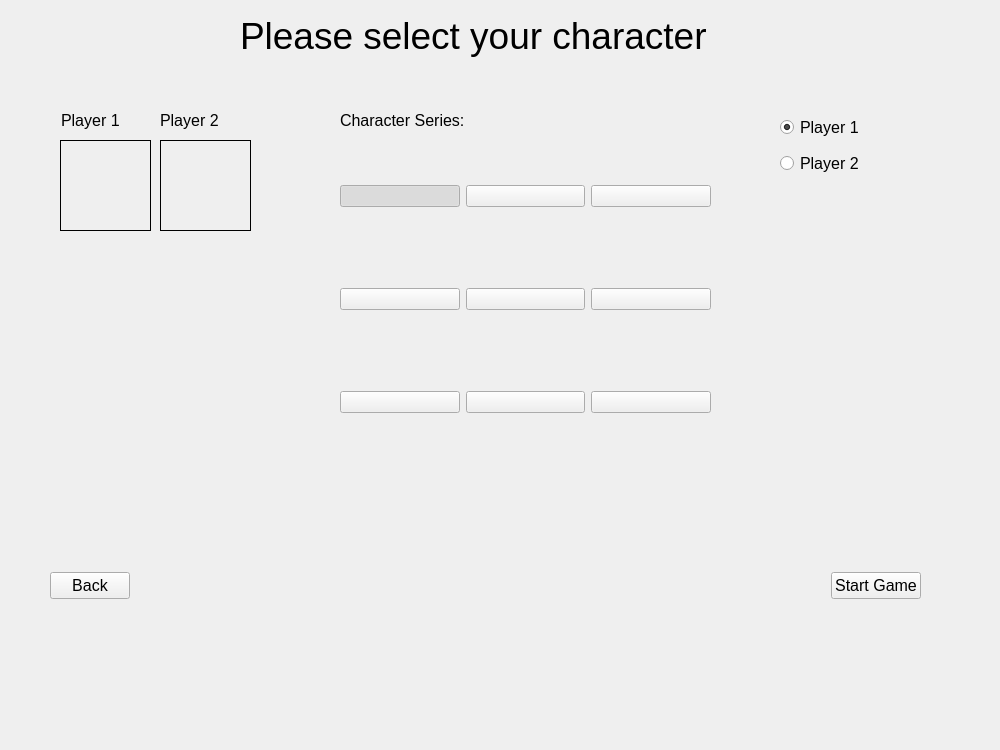
<?xml version="1.0" encoding="UTF-8"?>
<ui version="4.0">
 <class>Page_char</class>
 <widget class="QWidget" name="Page_char">
  <property name="geometry">
   <rect>
    <x>0</x>
    <y>0</y>
    <width>1000</width>
    <height>750</height>
   </rect>
  </property>
  <property name="sizePolicy">
   <sizepolicy hsizetype="Fixed" vsizetype="Fixed">
    <horstretch>0</horstretch>
    <verstretch>0</verstretch>
   </sizepolicy>
  </property>
  <property name="windowTitle">
   <string>Form</string>
  </property>
  <property name="windowIcon">
   <iconset resource="image.qrc">
    <normaloff>:/picture/Image/backGround.png</normaloff>:/picture/Image/backGround.png</iconset>
  </property>
  <widget class="QLabel" name="label_title">
   <property name="geometry">
    <rect>
     <x>240</x>
     <y>0</y>
     <width>561</width>
     <height>71</height>
    </rect>
   </property>
   <property name="font">
    <font>
     <pointsize>28</pointsize>
    </font>
   </property>
   <property name="text">
    <string>Please select your character</string>
   </property>
  </widget>
  <widget class="QWidget" name="gridLayoutWidget">
   <property name="geometry">
    <rect>
     <x>340</x>
     <y>110</y>
     <width>371</width>
     <height>381</height>
    </rect>
   </property>
   <layout class="QGridLayout" name="gridLayout">
    <item row="0" column="0">
     <widget class="QPushButton" name="iconButton_pig">
      <property name="text">
       <string/>
      </property>
      <property name="icon">
       <iconset resource="image.qrc">
        <normaloff>:/char/Image/bad-pig-icon.png</normaloff>:/char/Image/bad-pig-icon.png</iconset>
      </property>
      <property name="iconSize">
       <size>
        <width>72</width>
        <height>72</height>
       </size>
      </property>
      <property name="checkable">
       <bool>true</bool>
      </property>
      <property name="checked">
       <bool>true</bool>
      </property>
      <property name="autoExclusive">
       <bool>true</bool>
      </property>
     </widget>
    </item>
    <item row="2" column="0">
     <widget class="QPushButton" name="iconButton_rubber">
      <property name="text">
       <string/>
      </property>
      <property name="icon">
       <iconset resource="image.qrc">
        <normaloff>:/char/Image/rubber-duck-icon.png</normaloff>:/char/Image/rubber-duck-icon.png</iconset>
      </property>
      <property name="iconSize">
       <size>
        <width>72</width>
        <height>72</height>
       </size>
      </property>
      <property name="checkable">
       <bool>true</bool>
      </property>
      <property name="autoExclusive">
       <bool>true</bool>
      </property>
     </widget>
    </item>
    <item row="0" column="1">
     <widget class="QPushButton" name="iconButton_owl">
      <property name="text">
       <string/>
      </property>
      <property name="icon">
       <iconset resource="image.qrc">
        <normaloff>:/char/Image/owl-icon.png</normaloff>:/char/Image/owl-icon.png</iconset>
      </property>
      <property name="iconSize">
       <size>
        <width>72</width>
        <height>72</height>
       </size>
      </property>
      <property name="checkable">
       <bool>true</bool>
      </property>
      <property name="autoExclusive">
       <bool>true</bool>
      </property>
     </widget>
    </item>
    <item row="0" column="2">
     <widget class="QPushButton" name="iconButton_cat_cupie">
      <property name="text">
       <string/>
      </property>
      <property name="icon">
       <iconset resource="image.qrc">
        <normaloff>:/char/Image/cat-cupid-love-icon.png</normaloff>:/char/Image/cat-cupid-love-icon.png</iconset>
      </property>
      <property name="iconSize">
       <size>
        <width>72</width>
        <height>72</height>
       </size>
      </property>
      <property name="checkable">
       <bool>true</bool>
      </property>
      <property name="autoExclusive">
       <bool>true</bool>
      </property>
     </widget>
    </item>
    <item row="2" column="2">
     <widget class="QPushButton" name="iconButton_cat_banjo">
      <property name="text">
       <string/>
      </property>
      <property name="icon">
       <iconset resource="image.qrc">
        <normaloff>:/char/Image/cat-banjo-icon.png</normaloff>:/char/Image/cat-banjo-icon.png</iconset>
      </property>
      <property name="iconSize">
       <size>
        <width>72</width>
        <height>72</height>
       </size>
      </property>
      <property name="checkable">
       <bool>true</bool>
      </property>
      <property name="autoExclusive">
       <bool>true</bool>
      </property>
     </widget>
    </item>
    <item row="2" column="1">
     <widget class="QPushButton" name="iconButton_snowman">
      <property name="text">
       <string/>
      </property>
      <property name="icon">
       <iconset resource="image.qrc">
        <normaloff>:/char/Image/snowman-icon.png</normaloff>:/char/Image/snowman-icon.png</iconset>
      </property>
      <property name="iconSize">
       <size>
        <width>72</width>
        <height>72</height>
       </size>
      </property>
      <property name="checkable">
       <bool>true</bool>
      </property>
      <property name="autoExclusive">
       <bool>true</bool>
      </property>
     </widget>
    </item>
    <item row="3" column="0">
     <widget class="QPushButton" name="iconButton_banana">
      <property name="text">
       <string/>
      </property>
      <property name="icon">
       <iconset resource="image.qrc">
        <normaloff>:/char/Image/bananas-icon.png</normaloff>:/char/Image/bananas-icon.png</iconset>
      </property>
      <property name="iconSize">
       <size>
        <width>72</width>
        <height>72</height>
       </size>
      </property>
      <property name="checkable">
       <bool>true</bool>
      </property>
      <property name="autoExclusive">
       <bool>true</bool>
      </property>
     </widget>
    </item>
    <item row="3" column="1">
     <widget class="QPushButton" name="iconButton_cat_lady">
      <property name="text">
       <string/>
      </property>
      <property name="icon">
       <iconset resource="image.qrc">
        <normaloff>:/char/Image/cat-lady-icon.png</normaloff>:/char/Image/cat-lady-icon.png</iconset>
      </property>
      <property name="iconSize">
       <size>
        <width>72</width>
        <height>72</height>
       </size>
      </property>
      <property name="checkable">
       <bool>true</bool>
      </property>
      <property name="autoExclusive">
       <bool>true</bool>
      </property>
     </widget>
    </item>
    <item row="3" column="2">
     <widget class="QPushButton" name="iconButton_cat_food">
      <property name="text">
       <string/>
      </property>
      <property name="icon">
       <iconset resource="image.qrc">
        <normaloff>:/char/Image/cat-food-hearts-icon.png</normaloff>:/char/Image/cat-food-hearts-icon.png</iconset>
      </property>
      <property name="iconSize">
       <size>
        <width>72</width>
        <height>72</height>
       </size>
      </property>
      <property name="checkable">
       <bool>true</bool>
      </property>
      <property name="autoExclusive">
       <bool>true</bool>
      </property>
     </widget>
    </item>
   </layout>
  </widget>
  <widget class="QWidget" name="layoutWidget">
   <property name="geometry">
    <rect>
     <x>780</x>
     <y>110</y>
     <width>111</width>
     <height>71</height>
    </rect>
   </property>
   <layout class="QVBoxLayout" name="verticalLayout">
    <item>
     <widget class="QRadioButton" name="radioButton_player1">
      <property name="font">
       <font>
        <pointsize>12</pointsize>
       </font>
      </property>
      <property name="text">
       <string>Player 1</string>
      </property>
      <property name="checked">
       <bool>true</bool>
      </property>
     </widget>
    </item>
    <item>
     <widget class="QRadioButton" name="radioButton_player2">
      <property name="font">
       <font>
        <pointsize>12</pointsize>
       </font>
      </property>
      <property name="text">
       <string>Player 2</string>
      </property>
     </widget>
    </item>
   </layout>
  </widget>
  <widget class="QWidget" name="layoutWidget">
   <property name="geometry">
    <rect>
     <x>50</x>
     <y>570</y>
     <width>871</width>
     <height>32</height>
    </rect>
   </property>
   <layout class="QHBoxLayout" name="horizontalLayout">
    <item>
     <widget class="QPushButton" name="buttonBack">
      <property name="font">
       <font>
        <pointsize>12</pointsize>
       </font>
      </property>
      <property name="text">
       <string>Back</string>
      </property>
     </widget>
    </item>
    <item>
     <spacer name="horizontalSpacer">
      <property name="orientation">
       <enum>Qt::Horizontal</enum>
      </property>
      <property name="sizeHint" stdset="0">
       <size>
        <width>40</width>
        <height>20</height>
       </size>
      </property>
     </spacer>
    </item>
    <item>
     <widget class="QPushButton" name="buttonGameStart">
      <property name="font">
       <font>
        <pointsize>12</pointsize>
       </font>
      </property>
      <property name="text">
       <string>Start Game</string>
      </property>
     </widget>
    </item>
   </layout>
   <zorder>buttonGameStart</zorder>
   <zorder>buttonBack</zorder>
  </widget>
  <widget class="QLabel" name="label_currPlayerPic_frame1">
   <property name="geometry">
    <rect>
     <x>60</x>
     <y>140</y>
     <width>91</width>
     <height>91</height>
    </rect>
   </property>
   <property name="frameShape">
    <enum>QFrame::Box</enum>
   </property>
   <property name="frameShadow">
    <enum>QFrame::Plain</enum>
   </property>
   <property name="text">
    <string/>
   </property>
  </widget>
  <widget class="QLabel" name="label_Player1Pic">
   <property name="geometry">
    <rect>
     <x>70</x>
     <y>150</y>
     <width>70</width>
     <height>70</height>
    </rect>
   </property>
   <property name="frameShape">
    <enum>QFrame::NoFrame</enum>
   </property>
   <property name="frameShadow">
    <enum>QFrame::Plain</enum>
   </property>
   <property name="text">
    <string/>
   </property>
   <property name="pixmap">
    <pixmap resource="image.qrc">:/char/Image/bad-pig-icon.png</pixmap>
   </property>
   <property name="scaledContents">
    <bool>true</bool>
   </property>
  </widget>
  <widget class="QLabel" name="label_Player2Pic">
   <property name="geometry">
    <rect>
     <x>170</x>
     <y>150</y>
     <width>70</width>
     <height>70</height>
    </rect>
   </property>
   <property name="frameShape">
    <enum>QFrame::NoFrame</enum>
   </property>
   <property name="frameShadow">
    <enum>QFrame::Plain</enum>
   </property>
   <property name="text">
    <string/>
   </property>
   <property name="pixmap">
    <pixmap resource="image.qrc">:/char/Image/owl-icon.png</pixmap>
   </property>
   <property name="scaledContents">
    <bool>true</bool>
   </property>
  </widget>
  <widget class="QLabel" name="label_currPlayerPic_frame2">
   <property name="geometry">
    <rect>
     <x>160</x>
     <y>140</y>
     <width>91</width>
     <height>91</height>
    </rect>
   </property>
   <property name="frameShape">
    <enum>QFrame::Box</enum>
   </property>
   <property name="frameShadow">
    <enum>QFrame::Plain</enum>
   </property>
   <property name="text">
    <string/>
   </property>
  </widget>
  <widget class="QLabel" name="label_p1">
   <property name="geometry">
    <rect>
     <x>61</x>
     <y>110</y>
     <width>91</width>
     <height>20</height>
    </rect>
   </property>
   <property name="sizePolicy">
    <sizepolicy hsizetype="Maximum" vsizetype="Maximum">
     <horstretch>0</horstretch>
     <verstretch>0</verstretch>
    </sizepolicy>
   </property>
   <property name="font">
    <font>
     <pointsize>12</pointsize>
    </font>
   </property>
   <property name="styleSheet">
    <string notr="true">QColor: rgb(0, 0, 255)
</string>
   </property>
   <property name="text">
    <string>Player 1</string>
   </property>
   <property name="scaledContents">
    <bool>true</bool>
   </property>
  </widget>
  <widget class="QLabel" name="label_p2">
   <property name="geometry">
    <rect>
     <x>160</x>
     <y>110</y>
     <width>91</width>
     <height>20</height>
    </rect>
   </property>
   <property name="sizePolicy">
    <sizepolicy hsizetype="Maximum" vsizetype="Maximum">
     <horstretch>0</horstretch>
     <verstretch>0</verstretch>
    </sizepolicy>
   </property>
   <property name="font">
    <font>
     <pointsize>12</pointsize>
    </font>
   </property>
   <property name="layoutDirection">
    <enum>Qt::LeftToRight</enum>
   </property>
   <property name="locale">
    <locale language="Erzya" country="Russia"/>
   </property>
   <property name="text">
    <string>Player 2</string>
   </property>
   <property name="scaledContents">
    <bool>true</bool>
   </property>
  </widget>
  <widget class="QLabel" name="label_character">
   <property name="geometry">
    <rect>
     <x>340</x>
     <y>110</y>
     <width>181</width>
     <height>20</height>
    </rect>
   </property>
   <property name="sizePolicy">
    <sizepolicy hsizetype="Maximum" vsizetype="Maximum">
     <horstretch>0</horstretch>
     <verstretch>0</verstretch>
    </sizepolicy>
   </property>
   <property name="font">
    <font>
     <pointsize>12</pointsize>
    </font>
   </property>
   <property name="layoutDirection">
    <enum>Qt::LeftToRight</enum>
   </property>
   <property name="locale">
    <locale language="Erzya" country="Russia"/>
   </property>
   <property name="text">
    <string>Character Series:</string>
   </property>
   <property name="scaledContents">
    <bool>true</bool>
   </property>
  </widget>
  <zorder>label_currPlayerPic_frame1</zorder>
  <zorder>label_title</zorder>
  <zorder>gridLayoutWidget</zorder>
  <zorder>layoutWidget</zorder>
  <zorder>layoutWidget</zorder>
  <zorder>label_currPlayerPic_frame2</zorder>
  <zorder>label_Player1Pic</zorder>
  <zorder>label_Player2Pic</zorder>
  <zorder>label_p2</zorder>
  <zorder>label_p1</zorder>
  <zorder>label_character</zorder>
 </widget>
 <resources>
  <include location="image.qrc"/>
 </resources>
 <connections/>
</ui>
